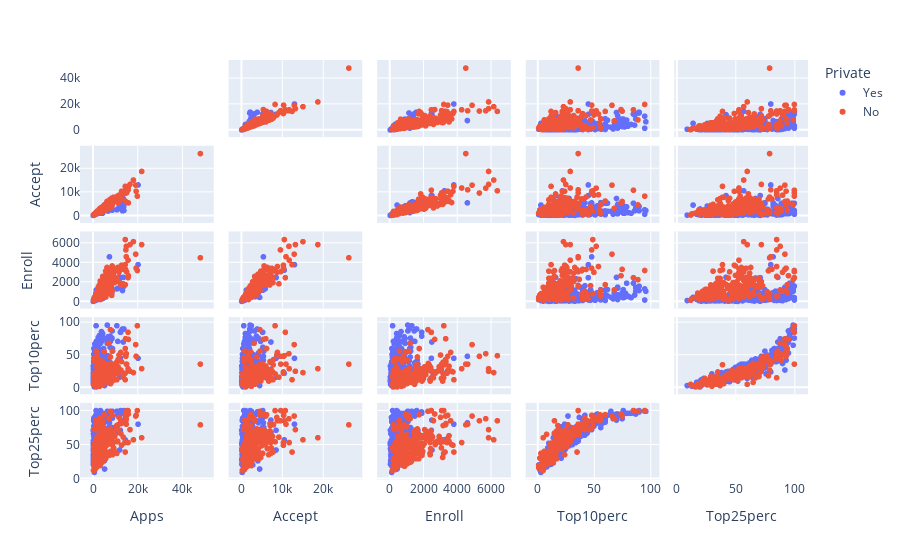

Source (notebook cell):
### Code cell
scatter_matrix = px.scatter_matrix(college_data, dimensions=college_data.columns[2:7], color = "Private")
scatter_matrix.update_traces(diagonal_visible=False)
scatter_matrix.update_yaxes(title='')
scatter_matrix.show()

### Figure 1 — Plotly figure (JSON) as saved in the notebook; plotly's stock layout.template omitted (floating-point values rounded to 4 significant figures; data arrays with more than 128 entries replaced by an {"elided": "..."} marker saying what was removed)
{"data": [{"diagonal": {"visible": false}, "dimensions": [{"axis": {"matches": true}, "label": "Apps", "values": {"elided": "565 int values"}}, {"axis": {"matches": true}, "label": "Accept", "values": {"elided": "565 int values"}}, {"axis": {"matches": true}, "label": "Enroll", "values": {"elided": "565 int values"}}, {"axis": {"matches": true}, "label": "Top10perc", "values": {"elided": "565 int values"}}, {"axis": {"matches": true}, "label": "Top25perc", "values": {"elided": "565 int values"}}], "hovertemplate": "Private=Yes<br>%{xaxis.title.text}=%{x}<br>%{yaxis.title.text}=%{y}<extra></extra>", "legendgroup": "Yes", "marker": {"color": "#636efa", "symbol": "circle"}, "name": "Yes", "showlegend": true, "type": "splom"}, {"diagonal": {"visible": false}, "dimensions": [{"axis": {"matches": true}, "label": "Apps", "values": {"elided": "212 int values"}}, {"axis": {"matches": true}, "label": "Accept", "values": {"elided": "212 int values"}}, {"axis": {"matches": true}, "label": "Enroll", "values": {"elided": "212 int values"}}, {"axis": {"matches": true}, "label": "Top10perc", "values": {"elided": "212 int values"}}, {"axis": {"matches": true}, "label": "Top25perc", "values": {"elided": "212 int values"}}], "hovertemplate": "Private=No<br>%{xaxis.title.text}=%{x}<br>%{yaxis.title.text}=%{y}<extra></extra>", "legendgroup": "No", "marker": {"color": "#EF553B", "symbol": "circle"}, "name": "No", "showlegend": true, "type": "splom"}], "layout": {"autosize": true, "dragmode": "select", "legend": {"title": {"text": "Private"}, "tracegroupgap": 0}, "margin": {"t": 60}, "xaxis": {"autorange": true, "range": [-7160.0, 55330.0], "type": "linear"}, "xaxis2": {"autorange": true, "range": [-3888.0, 30290.0], "type": "linear"}, "xaxis3": {"autorange": true, "range": [-923.7, 7351.0], "type": "linear"}, "xaxis4": {"autorange": true, "range": [-13.33, 110.3], "type": "linear"}, "xaxis5": {"autorange": true, "range": [-4.723, 113.7], "type": "linear"}, "yaxis": {"autorange": true, "range": [-7160.0, 55330.0], "title": {"text": ""}, "type": "linear"}, "yaxis2": {"autorange": true, "range": [-3888.0, 30290.0], "type": "linear"}, "yaxis3": {"autorange": true, "range": [-923.7, 7351.0], "type": "linear"}, "yaxis4": {"autorange": true, "range": [-13.33, 110.3], "type": "linear"}, "yaxis5": {"autorange": true, "range": [-4.723, 113.7], "type": "linear"}}}
